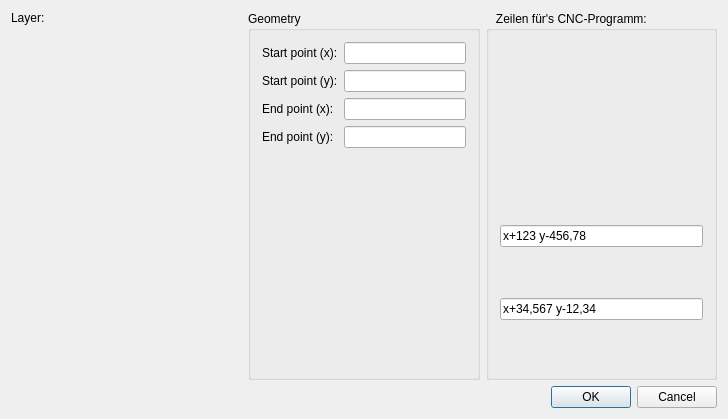
<?xml version="1.0" encoding="UTF-8"?>
<ui version="4.0">
 <class>QG_DlgLine</class>
 <widget class="QDialog" name="QG_DlgLine">
  <property name="enabled">
   <bool>true</bool>
  </property>
  <property name="geometry">
   <rect>
    <x>0</x>
    <y>0</y>
    <width>728</width>
    <height>419</height>
   </rect>
  </property>
  <property name="sizePolicy">
   <sizepolicy hsizetype="MinimumExpanding" vsizetype="MinimumExpanding">
    <horstretch>0</horstretch>
    <verstretch>0</verstretch>
   </sizepolicy>
  </property>
  <property name="minimumSize">
   <size>
    <width>0</width>
    <height>0</height>
   </size>
  </property>
  <property name="windowTitle">
   <string>Line</string>
  </property>
  <layout class="QVBoxLayout" name="verticalLayout">
   <item>
    <layout class="QHBoxLayout">
     <item>
      <layout class="QVBoxLayout">
       <item>
        <layout class="QHBoxLayout">
         <item>
          <widget class="QLabel" name="lLayer">
           <property name="sizePolicy">
            <sizepolicy hsizetype="Preferred" vsizetype="Preferred">
             <horstretch>0</horstretch>
             <verstretch>0</verstretch>
            </sizepolicy>
           </property>
           <property name="text">
            <string>Layer:</string>
           </property>
           <property name="wordWrap">
            <bool>false</bool>
           </property>
          </widget>
         </item>
         <item>
          <widget class="QG_LayerBox" name="cbLayer" native="true"/>
         </item>
        </layout>
       </item>
       <item>
        <widget class="QG_WidgetPen" name="wPen" native="true">
         <property name="sizePolicy">
          <sizepolicy hsizetype="MinimumExpanding" vsizetype="MinimumExpanding">
           <horstretch>0</horstretch>
           <verstretch>0</verstretch>
          </sizepolicy>
         </property>
         <property name="minimumSize">
          <size>
           <width>230</width>
           <height>140</height>
          </size>
         </property>
        </widget>
       </item>
      </layout>
     </item>
     <item>
      <widget class="QGroupBox" name="buttonGroup8">
       <property name="title">
        <string>Geometry</string>
       </property>
       <layout class="QGridLayout">
        <item row="5" column="0">
         <widget class="QLabel" name="lEndX">
          <property name="text">
           <string>End point (x):</string>
          </property>
          <property name="wordWrap">
           <bool>false</bool>
          </property>
         </widget>
        </item>
        <item row="5" column="1">
         <widget class="QLineEdit" name="leEndX">
          <property name="minimumSize">
           <size>
            <width>64</width>
            <height>0</height>
           </size>
          </property>
         </widget>
        </item>
        <item row="7" column="1">
         <widget class="QLineEdit" name="leEndY">
          <property name="minimumSize">
           <size>
            <width>64</width>
            <height>0</height>
           </size>
          </property>
         </widget>
        </item>
        <item row="7" column="0">
         <widget class="QLabel" name="lEndY">
          <property name="text">
           <string>End point (y):</string>
          </property>
          <property name="wordWrap">
           <bool>false</bool>
          </property>
         </widget>
        </item>
        <item row="3" column="0">
         <widget class="QLabel" name="lStartY">
          <property name="text">
           <string>Start point (y):</string>
          </property>
          <property name="wordWrap">
           <bool>false</bool>
          </property>
         </widget>
        </item>
        <item row="3" column="1">
         <widget class="QLineEdit" name="leStartY">
          <property name="minimumSize">
           <size>
            <width>64</width>
            <height>0</height>
           </size>
          </property>
         </widget>
        </item>
        <item row="1" column="0">
         <widget class="QLabel" name="lStartX">
          <property name="text">
           <string>Start point (x):</string>
          </property>
          <property name="wordWrap">
           <bool>false</bool>
          </property>
         </widget>
        </item>
        <item row="1" column="1">
         <widget class="QLineEdit" name="leStartX">
          <property name="minimumSize">
           <size>
            <width>64</width>
            <height>0</height>
           </size>
          </property>
         </widget>
        </item>
        <item row="8" column="1">
         <spacer name="spacer61">
          <property name="orientation">
           <enum>Qt::Vertical</enum>
          </property>
          <property name="sizeType">
           <enum>QSizePolicy::Expanding</enum>
          </property>
          <property name="sizeHint" stdset="0">
           <size>
            <width>20</width>
            <height>1</height>
           </size>
          </property>
         </spacer>
        </item>
        <item row="8" column="0">
         <spacer name="spacer58">
          <property name="orientation">
           <enum>Qt::Vertical</enum>
          </property>
          <property name="sizeType">
           <enum>QSizePolicy::Expanding</enum>
          </property>
          <property name="sizeHint" stdset="0">
           <size>
            <width>20</width>
            <height>1</height>
           </size>
          </property>
         </spacer>
        </item>
       </layout>
      </widget>
     </item>
     <item>
      <widget class="QGroupBox" name="groupBox">
       <property name="toolTip">
        <string extracomment="+++++++++++++++++"/>
       </property>
       <property name="title">
        <string>   Zeilen für's CNC-Programm:   </string>
       </property>
       <layout class="QGridLayout" name="gridLayout">
        <item row="4" column="0">
         <widget class="QLineEdit" name="punkt1">
          <property name="autoFillBackground">
           <bool>false</bool>
          </property>
          <property name="text">
           <string>x+123 y-456,78</string>
          </property>
          <property name="readOnly">
           <bool>true</bool>
          </property>
         </widget>
        </item>
        <item row="2" column="0">
         <spacer name="verticalSpacer_6">
          <property name="orientation">
           <enum>Qt::Vertical</enum>
          </property>
          <property name="sizeHint" stdset="0">
           <size>
            <width>20</width>
            <height>40</height>
           </size>
          </property>
         </spacer>
        </item>
        <item row="6" column="0">
         <widget class="QLineEdit" name="punkt2">
          <property name="text">
           <string>x+34,567 y-12,34</string>
          </property>
          <property name="readOnly">
           <bool>true</bool>
          </property>
         </widget>
        </item>
        <item row="3" column="0">
         <spacer name="verticalSpacer">
          <property name="orientation">
           <enum>Qt::Vertical</enum>
          </property>
          <property name="sizeHint" stdset="0">
           <size>
            <width>20</width>
            <height>40</height>
           </size>
          </property>
         </spacer>
        </item>
        <item row="5" column="0">
         <spacer name="verticalSpacer_2">
          <property name="orientation">
           <enum>Qt::Vertical</enum>
          </property>
          <property name="sizeHint" stdset="0">
           <size>
            <width>20</width>
            <height>40</height>
           </size>
          </property>
         </spacer>
        </item>
        <item row="0" column="0">
         <spacer name="verticalSpacer_3">
          <property name="orientation">
           <enum>Qt::Vertical</enum>
          </property>
          <property name="sizeHint" stdset="0">
           <size>
            <width>20</width>
            <height>40</height>
           </size>
          </property>
         </spacer>
        </item>
        <item row="10" column="0">
         <spacer name="verticalSpacer_4">
          <property name="orientation">
           <enum>Qt::Vertical</enum>
          </property>
          <property name="sizeHint" stdset="0">
           <size>
            <width>20</width>
            <height>40</height>
           </size>
          </property>
         </spacer>
        </item>
        <item row="1" column="0">
         <spacer name="verticalSpacer_5">
          <property name="orientation">
           <enum>Qt::Vertical</enum>
          </property>
          <property name="sizeHint" stdset="0">
           <size>
            <width>20</width>
            <height>40</height>
           </size>
          </property>
         </spacer>
        </item>
       </layout>
      </widget>
     </item>
    </layout>
   </item>
   <item>
    <widget class="QDialogButtonBox" name="buttonBox">
     <property name="standardButtons">
      <set>QDialogButtonBox::Cancel|QDialogButtonBox::Ok</set>
     </property>
    </widget>
   </item>
  </layout>
 </widget>
 <layoutdefault spacing="6" margin="11"/>
 <customwidgets>
  <customwidget>
   <class>QG_WidgetPen</class>
   <extends>QWidget</extends>
   <header>qg_widgetpen.h</header>
  </customwidget>
  <customwidget>
   <class>QG_LayerBox</class>
   <extends>QWidget</extends>
   <header>qg_layerbox.h</header>
  </customwidget>
 </customwidgets>
 <tabstops>
  <tabstop>leStartX</tabstop>
  <tabstop>leStartY</tabstop>
  <tabstop>leEndX</tabstop>
  <tabstop>leEndY</tabstop>
 </tabstops>
 <resources/>
 <connections>
  <connection>
   <sender>buttonBox</sender>
   <signal>accepted()</signal>
   <receiver>QG_DlgLine</receiver>
   <slot>accept()</slot>
   <hints>
    <hint type="sourcelabel">
     <x>273</x>
     <y>253</y>
    </hint>
    <hint type="destinationlabel">
     <x>20</x>
     <y>20</y>
    </hint>
   </hints>
  </connection>
  <connection>
   <sender>buttonBox</sender>
   <signal>rejected()</signal>
   <receiver>QG_DlgLine</receiver>
   <slot>reject()</slot>
   <hints>
    <hint type="sourcelabel">
     <x>273</x>
     <y>253</y>
    </hint>
    <hint type="destinationlabel">
     <x>20</x>
     <y>20</y>
    </hint>
   </hints>
  </connection>
 </connections>
</ui>
